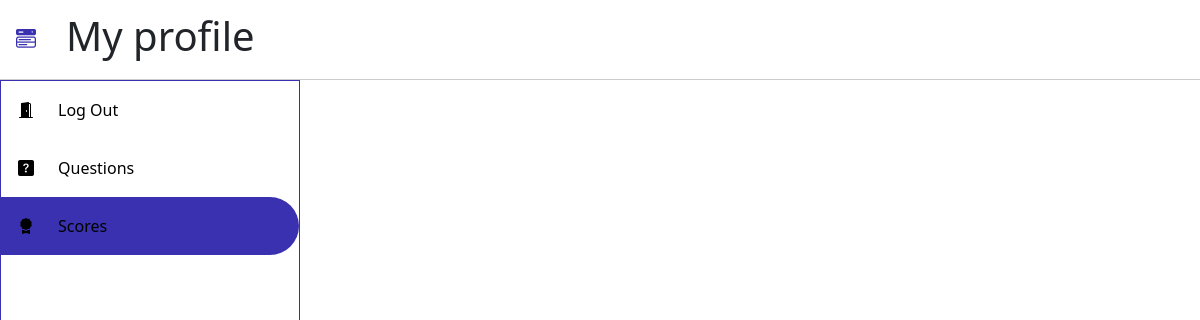
/scoreboard, run on an earlier commit of the app's database.
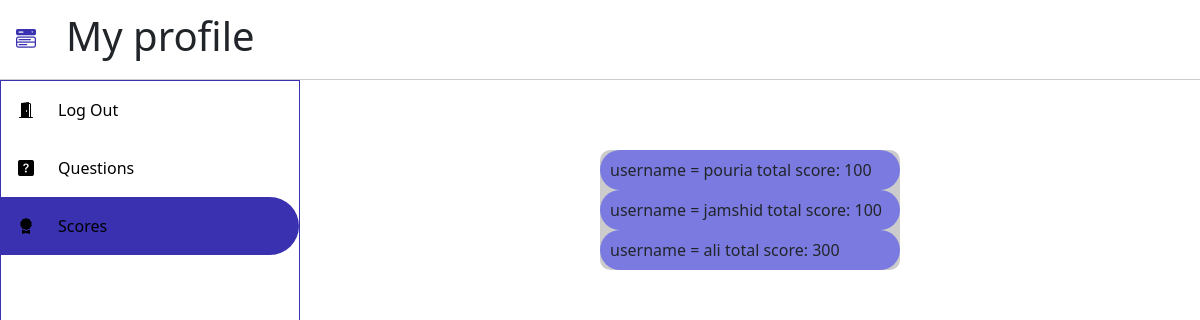
And on a later commit of the database.
### copo/models.py (models this page shows)
class Score(models.Model):
    user = models.ForeignKey(settings.AUTH_USER_MODEL, default=0, on_delete=models.CASCADE)
    score = models.PositiveSmallIntegerField(default=0)

### copo/views.py (the view)
# urls.py: path('scoreboard', func_scoreboard),
def func_scoreboard(request):
    list_users = Score.objects.order_by('score')
    return render(request, 'scoreboard.html', {'user_list': list_users})

### copo/templates/scoreboard.html (shortened to what this page needs)
{% load static %}
<!DOCTYPE html>
<html lang="end">
<head>
    <link rel="stylesheet" href="{% static 'css/fonts.css' %}">
    <link rel="stylesheet" href="{% static 'css/bootstrap/css/bootstrap.min.css' %}">
    <link rel="stylesheet" href="https://cdn.jsdelivr.net/npm/bootstrap-icons@1.5.0/font/bootstrap-icons.css">
    <link rel="stylesheet" href="{% static 'css/main/style.css' %}">
    <link rel="stylesheet" href="{% static 'css/main/question.css' %}">
</head>
<body>
<header class="header">
    <button id="menuBtn" class="btn btn--icon">
        <i class="bi-menu-button-wide-fill"></i>
    </button>
    <h1>
        My profile
    </h1>
</header>
<div class="wrapper">
    <aside class="sidebar">
        <ul class="menu">
            <li class="menu__item">
                <a class="menu__link" href="login2.htm">
                    <i class="bi bi-door-open-fill"></i>
                    log out
                </a>
            </li>
            <li class="menu__item">
                <a class="menu__link" href="index.html">
                    <i class="bi bi-question-square-fill"></i>
                    questions
                </a>
            </li>
            <li class="menu__item">
                <a class="menu__link menu__link--active" href="#">
                    <i class="bi bi-award-fill"></i>
                    scores
                </a>
            </li>
        </ul>
    </aside>
    <div class="scoreboard">
        {% for user in user_list %}
            <div class="score">
                username = {{ user.user.username }}
                total score: {{ user.score }}
            </div>
        {% endfor %}
    </div>
</div>
</body>
</html>

### assets/css/main/style.css (style rules this page uses)
html { font-family: sans-serif; }
body { margin: 0; }
* { box-sizing: border-box; }
.header { display: flex; align-items: center; column-gap: 16px; position: fixed; height: 80px; right: 0; left: 0; top: 0; z-index: 1; background-color: #ffffff; border-bottom: 1px solid rgba(0, 0, 0, 0.2); }
.bi-menu-button-wide-fill { color: #3931af; }
.sidebar { position: fixed; width: 300px; left: 0; bottom: 0; top: 80px; background-color: #ffffff; z-index: -1; border: 1px solid rgba(57, 49, 175, 1); box-shadow: 1px 0 4px 2px rgba(0, 0, 0, 0.25); transition: width ease-in-out 0.3s; }
.wrapper { margin-top: 80px; margin-left: 50px; transition: margin-left ease-in-out 0.3s; }
.menu { padding-left: 0; list-style: none; }
.menu__link { display: flex; padding: 16px; border: 1px solid transparent; border-radius: 0 50px 50px 0; color: #000000; text-decoration: none; text-transform: capitalize; outline: none; overflow: hidden; cursor: pointer; }
.menu__item .menu__link--active { background-color: #3931af; }
.menu__link > i { margin-right: 24px; }
.btn { padding: 8px 16px; appearance: none; -webkit-appearance: none; outline: none; color: #ffffff; background-color: #000000; border: none; border-radius: 4px; text-transform: uppercase; cursor: pointer; }
.btn--icon { width: 50px; height: 50px; border-radius: 25px; background-color: #ffffff; color: #000000; font-size: 20px; }
@media (min-width: 576px) { .wrapper { margin-left: 300px; } }
@media (min-width: 576px) { .sidebar { box-shadow: none; } }

### assets/css/main/question.css (style rules this page uses)
.wrapper .scoreboard { margin: 150px 300px; background-color: rgba(0, 0, 0, 0.2); border-radius: 10px; line-height: 40px; }
.scoreboard .score { background-color: rgba(0, 0, 255, 0.4); border-radius: 20px; padding-left: 10px; }

What changed in the data, as far as the page shows it:
added Score: user.username "pouria", score "100"
added Score: user.username "jamshid", score "100"
added Score: user.username "ali", score "300"
